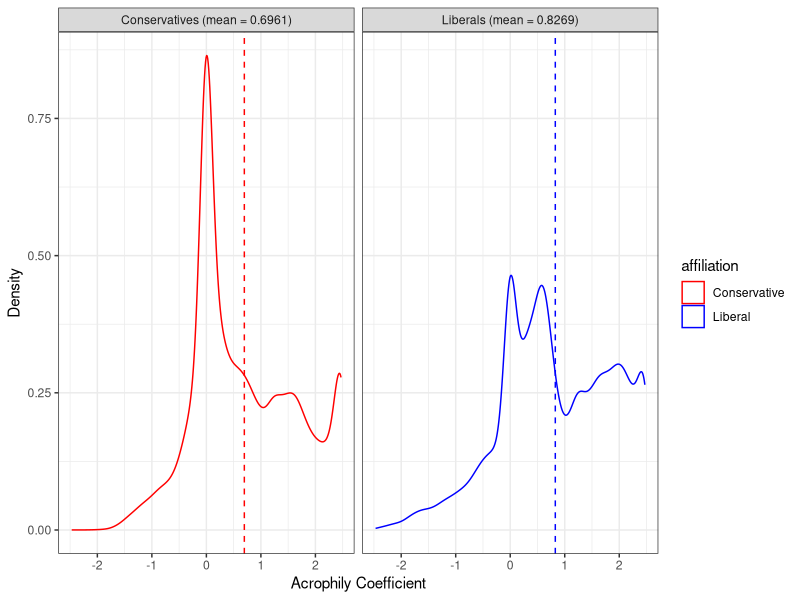
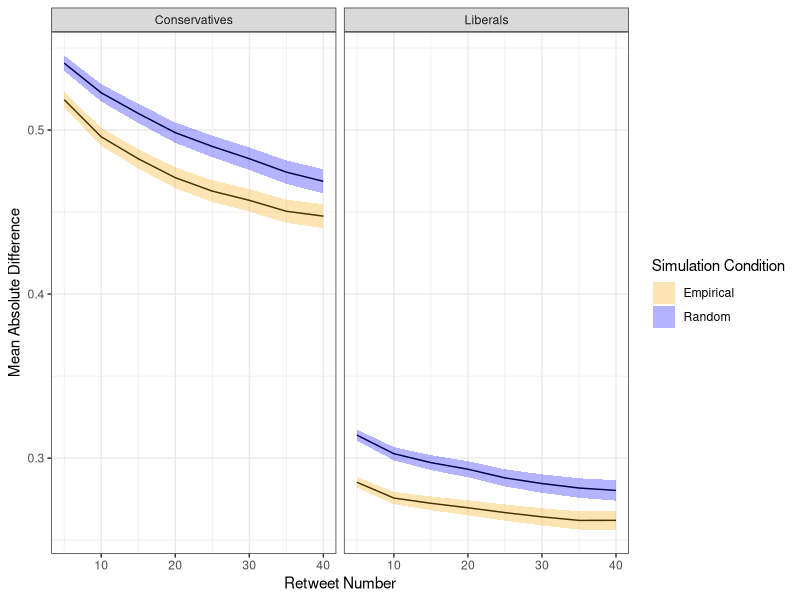
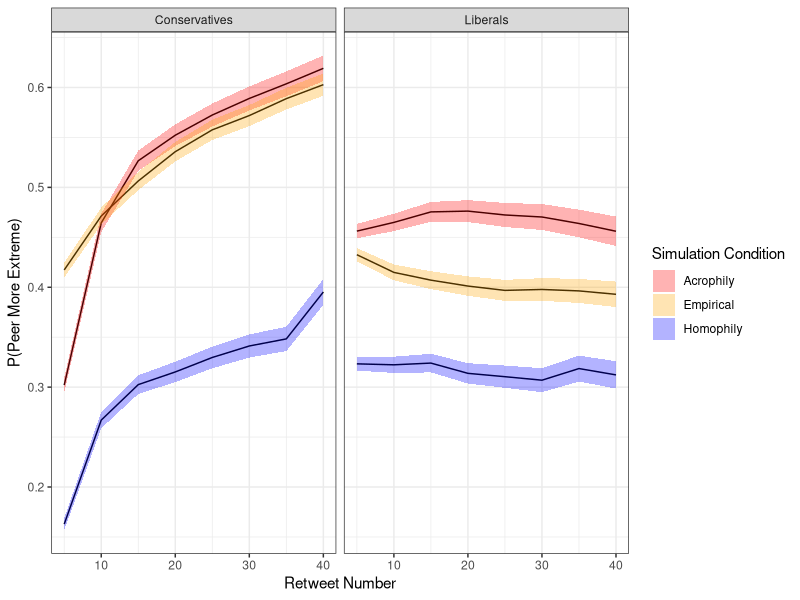
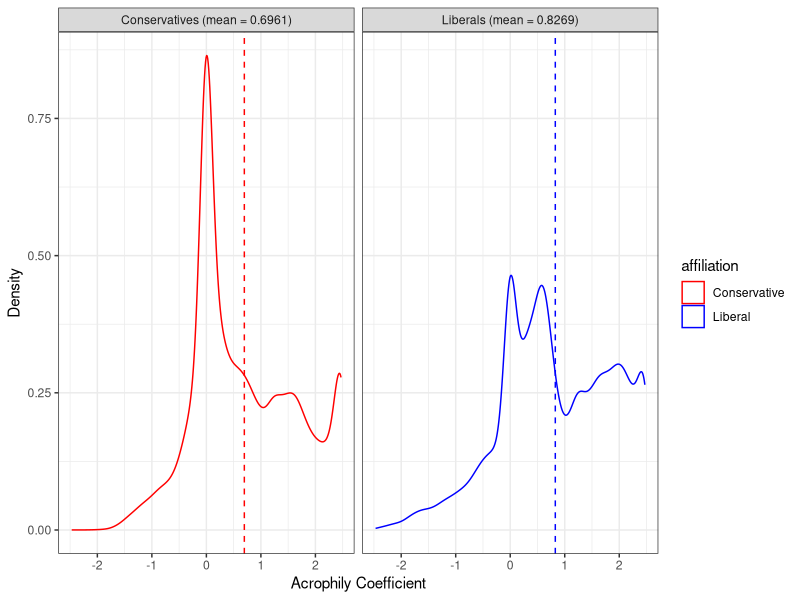
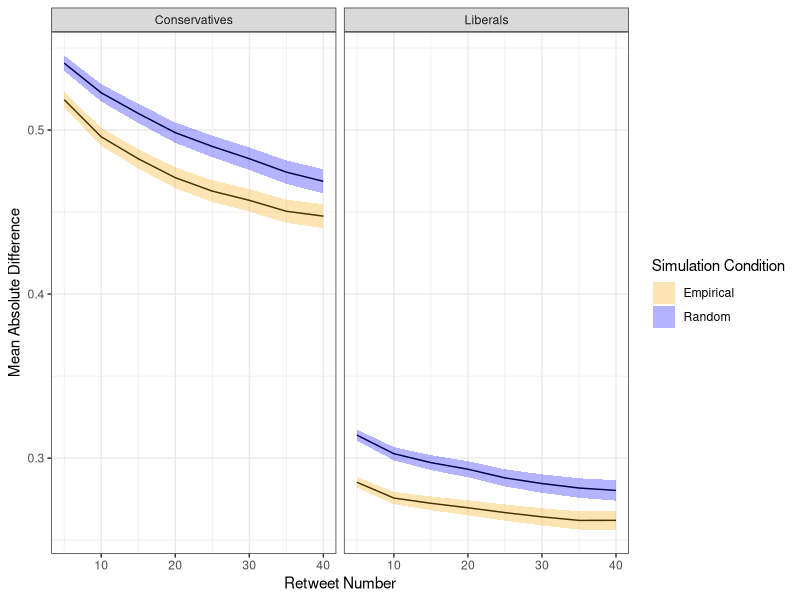
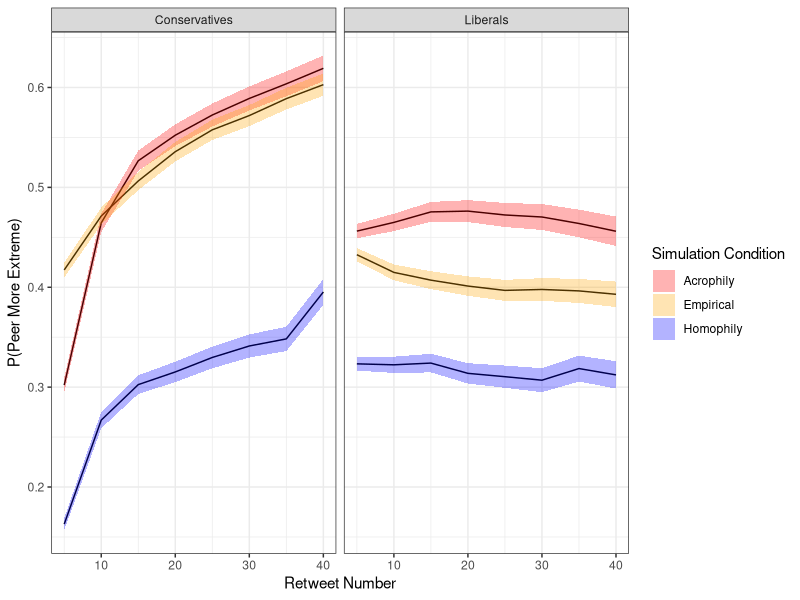

These figures' R source, in order:
## ---- chunk 1
library(ggplot2)
library(dplyr)
library(glue)
library(tidyr)
## ---- chunk 2

# Reading in coefficient data:
coef_df <- read.csv('data/user_coef.csv')

# Filtering to conservative and liberal subsets:
coef_cons <- coef_df %>% filter(affiliation == 'cons')
coef_libs <- coef_df %>% filter(affiliation == 'libs')

# Reading in long-format mean absolute difference data:
abs_diff_df_long <- read.csv('data/abs_diff_data_long.csv')

# Reading in long-format acrophily simulation data:
acroph_df_long <- read.csv('data/acroph_sim_data_long.csv')
## ---- chunk 3

# Mean coefficient for conservatives and liberals (for labels):
cons_mean <- round(mean(coef_cons$coef), digits=4)
libs_mean <- round(mean(coef_libs$coef), digits=4)

# Mean coefficients for conservatives and liberals (for vertical line in plot):
coef_df_means <- coef_df %>%
  group_by(affiliation) %>%
  summarize(mean_coef = round(mean(coef), 4))

# Color variable for vertical line:
coef_df_means$color <- ifelse(coef_df_means$affiliation == 'cons', 'red', 'blue')

# Label names with means:
label_names <- c('cons' = glue('Conservatives (mean = {cons_mean})'), 'libs' = glue('Liberals (mean = {libs_mean})'))

coef_distplot <- coef_df %>%
  ggplot(aes(x=coef, color=affiliation)) +
  facet_wrap(~affiliation, labeller=as_labeller(label_names))+
  geom_density()+
  scale_color_manual(labels = c("Conservative", "Liberal"), values = c("red", "blue"))+
  labs(x='Acrophily Coefficient', y="Density")+
  theme_bw()+
  geom_vline(data=coef_df_means, aes(xintercept=mean_coef), linetype='dashed', color=coef_df_means$color)

ggsave('figures/coef_distplot.jpg', width=14, height=7)

coef_distplot
## ---- chunk 4

# Labels for facet wrap:
label_names <- c('cons' = 'Conservatives', 'libs' = 'Liberals')

mean_abs_diff_plot <- abs_diff_df_long %>%
  ggplot(aes(x=threshold, y=mean_abs_diff, group=abs_diff_condition)) +
  facet_wrap(~affiliation, labeller=as_labeller(label_names))+
  geom_line()+
  geom_ribbon(aes(ymin=mean_abs_diff-ci_moe, ymax=mean_abs_diff+ci_moe, fill=abs_diff_condition), alpha=0.3)+
  scale_fill_manual(labels = c("Empirical", "Random"), values = c("orange", "blue"))+
  labs(x='Retweet Number', y="Mean Absolute Difference", fill="Simulation Condition")+
  theme_bw()

ggsave('figures/mean_abs_diff_plot.jpg', width=14, height=7)

mean_abs_diff_plot

## ---- chunk 5

label_names <- c('cons' = 'Conservatives', 'libs' = 'Liberals')

acroph_plot <- acroph_df_long %>%
  ggplot(aes(x=threshold, y=prob_higher, group=sim_condition_prob_higher)) +
  facet_wrap(~affiliation, labeller=as_labeller(label_names))+
  geom_line()+
  geom_ribbon(aes(ymin=prob_higher-ci_moe, ymax=prob_higher+ci_moe, fill=sim_condition_prob_higher), alpha=0.3)+
  scale_fill_manual(labels = c("Acrophily", "Empirical", "Homophily"), values = c("red", "orange", "blue"))+
  labs(x='Retweet Number', y="P(Peer More Extreme)", fill="Simulation Condition")+
  theme_bw()

ggsave('figures/acroph_plot.jpg', width=14, height=7)

acroph_plot
